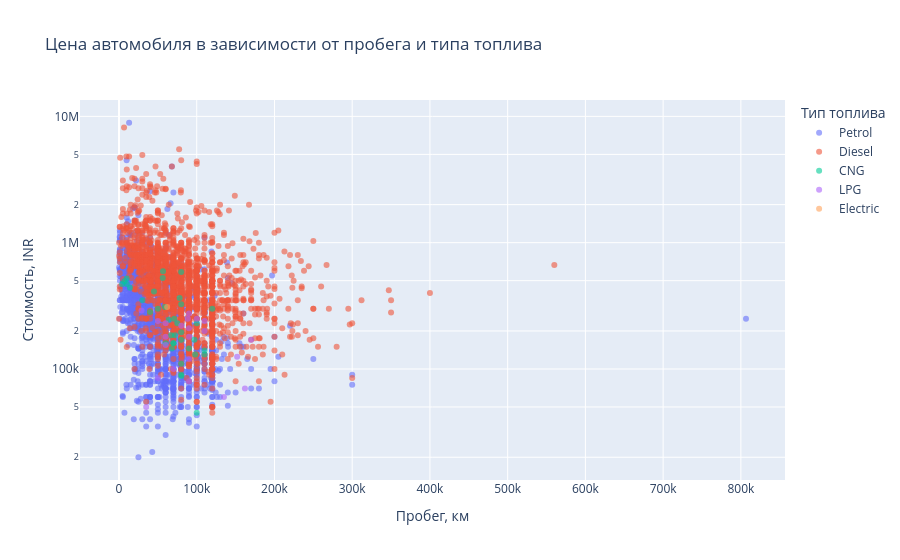

The notebook cell saved with this chart:
### Code cell
# ГРАФИК 5 — ИНТЕРАКТИВНАЯ цена от пробега и типа топлива
fig = px.scatter(
    clean,
    x='km_driven',
    y='selling_price',
    color='fuel',
    hover_data=['name', 'year', 'transmission', 'seller_type', 'owner'],
    log_y=True,
    opacity=0.6,
    title='Цена автомобиля в зависимости от пробега и типа топлива',
    labels={
        'km_driven': 'Пробег, км',
        'selling_price': 'Стоимость, INR',
        'fuel': 'Тип топлива'
    },
    render_mode="svg"
)
html_path = EDA_DIR / 'graph5_interactive.html'
fig.write_html(str(html_path), include_plotlyjs=True, full_html=True)
fig.show()

km_corr = float(clean['km_driven'].corr(clean['selling_price'], method='pearson'))
km_direction = ('положительная' if km_corr > 0 else 'отрицательная' if km_corr < 0 else 'нулевая')
fuel_counts = clean['fuel'].value_counts()
display(Markdown(
    f'**Вывод 5.** Коэффициент корреляции Пирсона между пробегом и ценой '
    f'равен **{km_corr:.3f}** ({km_direction} линейная связь). '
    f'Самая многочисленная категория топлива — **{fuel_counts.index[0]}** '
    f'({fuel_counts.iloc[0]} автомобилей). Интерактивность позволяет изучать отдельные '
    'наблюдения и сравнивать группы по топливу. Корреляция не означает причинность.'
))
print('Интерактивный график сохранён:', html_path)

### Figure 1 — Plotly figure (JSON) as saved in the notebook; plotly's stock layout.template omitted (floating-point values rounded to 4 significant figures; data arrays with more than 128 entries replaced by an {"elided": "..."} marker saying what was removed)
{"data": [{"customdata": {"elided": "1717x5 mixed values"}, "hovertemplate": "Тип топлива=Petrol<br>Пробег, км=%{x}<br>Стоимость, INR=%{y}<br>name=%{customdata[0]}<br>year=%{customdata[1]}<br>transmission=%{customdata[2]}<br>seller_type=%{customdata[3]}<br>owner=%{customdata[4]}<extra></extra>", "legendgroup": "Petrol", "marker": {"color": "#636efa", "opacity": 0.6, "symbol": "circle"}, "mode": "markers", "name": "Petrol", "orientation": "v", "showlegend": true, "type": "scatter", "x": {"elided": "1717 int values"}, "xaxis": "x", "y": {"elided": "1717 int values"}, "yaxis": "y"}, {"customdata": {"elided": "1800x5 mixed values"}, "hovertemplate": "Тип топлива=Diesel<br>Пробег, км=%{x}<br>Стоимость, INR=%{y}<br>name=%{customdata[0]}<br>year=%{customdata[1]}<br>transmission=%{customdata[2]}<br>seller_type=%{customdata[3]}<br>owner=%{customdata[4]}<extra></extra>", "legendgroup": "Diesel", "marker": {"color": "#EF553B", "opacity": 0.6, "symbol": "circle"}, "mode": "markers", "name": "Diesel", "orientation": "v", "showlegend": true, "type": "scatter", "x": {"elided": "1800 int values"}, "xaxis": "x", "y": {"elided": "1800 int values"}, "yaxis": "y"}, {"customdata": {"elided": "37x5 mixed values"}, "hovertemplate": "Тип топлива=CNG<br>Пробег, км=%{x}<br>Стоимость, INR=%{y}<br>name=%{customdata[0]}<br>year=%{customdata[1]}<br>transmission=%{customdata[2]}<br>seller_type=%{customdata[3]}<br>owner=%{customdata[4]}<extra></extra>", "legendgroup": "CNG", "marker": {"color": "#00cc96", "opacity": 0.6, "symbol": "circle"}, "mode": "markers", "name": "CNG", "orientation": "v", "showlegend": true, "type": "scatter", "x": [78000, 40000, 72000, 75000, 98000, 80000, 56228, 97000, 70000, 71000, 90000, 100000, 70000, 120000, 30000, 110000, 80251, 80000, 10000, 50000, 68000, 100000, 10000, 59100, 7000, 64111, 80000, 60000, 80000, 80000, 67000, 4000, 80000, 14100, 56600, 45000, 110000], "xaxis": "x", "y": [365000, 282000, 185000, 229999, 130000, 90000, 525000, 170000, 160000, 250000, 145000, 229999, 160000, 300000, 350000, 130000, 88000, 170000, 520000, 300000, 145000, 45000, 470000, 310000, 495000, 245000, 587000, 160000, 325000, 195000, 185000, 470000, 110000, 440000, 595000, 409999, 140000], "yaxis": "y"}, {"customdata": [["Maruti Wagon R DUO LPG", 2014, "Manual", "Individual", "First Owner"], ["Maruti Omni LPG CARGO BSIII W IMMOBILISER", 2009, "Manual", "Individual", "Second Owner"], ["Hyundai EON LPG Magna Plus", 2012, "Manual", "Individual", "First Owner"], ["Hyundai Santro Xing GLS Audio LPG", 2012, "Manual", "Individual", "First Owner"], ["Hyundai i10 Magna LPG", 2013, "Manual", "Individual", "First Owner"], ["Hyundai Santro Xing GL Plus LPG", 2011, "Manual", "Individual", "Second Owner"], ["Maruti Wagon R LXI LPG BSIV", 2012, "Manual", "Individual", "Second Owner"], ["Hyundai i10 Magna LPG", 2014, "Manual", "Individual", "First Owner"], ["Maruti Wagon R LXI DUO BS IV", 2012, "Manual", "Individual", "First Owner"], ["Maruti Omni 5 Str STD LPG", 1998, "Manual", "Individual", "Second Owner"], ["Maruti 800 DUO AC LPG", 2009, "Manual", "Individual", "Second Owner"], ["Maruti Wagon R LXI DUO BSIII", 2009, "Manual", "Individual", "Second Owner"], ["Maruti Wagon R LXI DUO BSIII", 2008, "Manual", "Individual", "Second Owner"], ["Hyundai i10 Magna LPG", 2013, "Manual", "Individual", "Second Owner"], ["Maruti Wagon R Duo Lxi", 2010, "Manual", "Dealer", "First Owner"], ["Maruti Omni LPG STD BSIV", 2006, "Manual", "Individual", "Fourth & Above Owner"], ["Maruti Wagon R LXI DUO BSIII", 2007, "Manual", "Individual", "Third Owner"], ["Chevrolet Beat LT LPG", 2011, "Manual", "Individual", "First Owner"], ["Hyundai EON LPG Magna Plus", 2012, "Manual", "Individual", "Third Owner"], ["Maruti Wagon R Duo Lxi", 2010, "Manual", "Individual", "Second Owner"], ["Hyundai EON LPG Magna Plus", 2015, "Manual", "Individual", "First Owner"], ["Maruti Wagon R LXI DUO BSIII", 2007, "Manual", "Individual", "First Owner"]], "hovertemplate": "Тип топлива=LPG<br>Пробег, км=%{x}<br>Стоимость, INR=%{y}<br>name=%{customdata[0]}<br>year=%{customdata[1]}<br>transmission=%{customdata[2]}<br>seller_type=%{customdata[3]}<br>owner=%{customdata[4]}<extra></extra>", "legendgroup": "LPG", "marker": {"color": "#ab63fa", "opacity": 0.6, "symbol": "circle"}, "mode": "markers", "name": "LPG", "orientation": "v", "showlegend": true, "type": "scatter", "x": [90000, 90000, 90000, 100000, 88600, 60000, 80000, 29000, 60000, 35000, 50000, 60000, 152000, 90000, 50000, 135000, 70000, 110000, 170000, 90000, 110000, 162000], "xaxis": "x", "y": [210000, 80000, 180000, 250000, 250000, 229999, 220000, 290000, 180000, 50000, 85000, 155000, 125000, 275000, 240000, 60000, 100000, 200000, 170000, 120000, 240000, 70000], "yaxis": "y"}, {"customdata": [["Toyota Camry Hybrid", 2006, "Automatic", "Dealer", "Second Owner"]], "hovertemplate": "Тип топлива=Electric<br>Пробег, км=%{x}<br>Стоимость, INR=%{y}<br>name=%{customdata[0]}<br>year=%{customdata[1]}<br>transmission=%{customdata[2]}<br>seller_type=%{customdata[3]}<br>owner=%{customdata[4]}<extra></extra>", "legendgroup": "Electric", "marker": {"color": "#FFA15A", "opacity": 0.6, "symbol": "circle"}, "mode": "markers", "name": "Electric", "orientation": "v", "showlegend": true, "type": "scatter", "x": [62000], "xaxis": "x", "y": [310000], "yaxis": "y"}], "layout": {"legend": {"title": {"text": "Тип топлива"}, "tracegroupgap": 0}, "title": {"text": "Цена автомобиля в зависимости от пробега и типа топлива"}, "xaxis": {"anchor": "y", "domain": [0, 1], "title": {"text": "Пробег, км"}}, "yaxis": {"anchor": "x", "domain": [0, 1], "title": {"text": "Стоимость, INR"}, "type": "log"}}}
